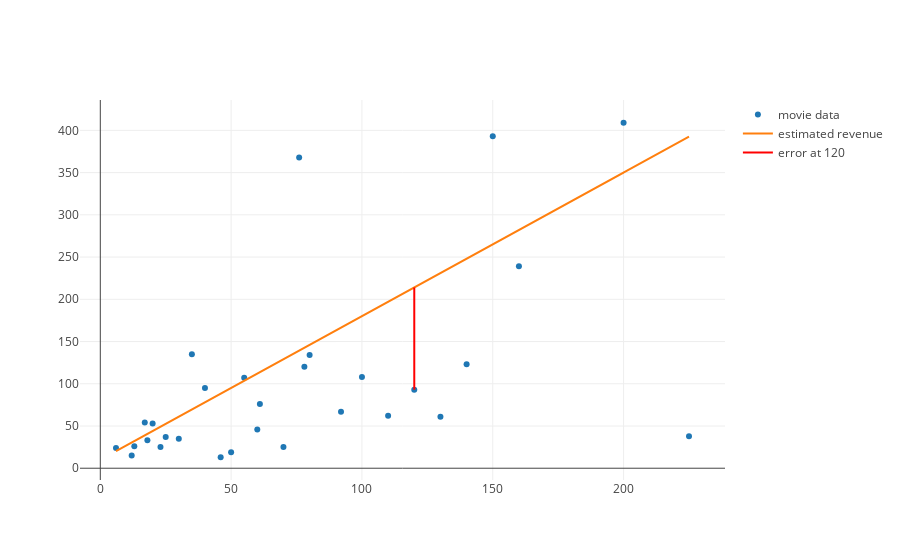

Write notebook code for a chart like this one.
### Code cell
from plotly.offline import iplot, init_notebook_mode
init_notebook_mode(connected=True)
from graph import trace_values, m_b_trace, plot
if x_values and y_values:
    movies_trace = trace_values(x_values, y_values, text=titles, name='movie data')
    regression_trace = m_b_trace(1.7, 10, x_values, name='estimated revenue')
    plot([movies_trace, regression_trace, error_at_120m])

### Figure 1 — Plotly figure (JSON) as saved in the notebook; plotly's stock layout.template omitted (floating-point values rounded to 4 significant figures)
{"data": [{"mode": "markers", "name": "movie data", "text": ["21 &amp; Over", "Dredd 3D", "12 Years a Slave", "2 Guns", "42", "47 Ronin", "A Good Day to Die Hard", "About Time", "After Earth", "August: Osage County", "Beautiful Creatures", "Blue Jasmine", "Captain Phillips", "Carrie", "Cloudy with a Chance of Meatballs 2", "Despicable Me 2", "Don Jon", "Elysium", "Ender&#39;s Game", "Epic", "Escape Plan", "Evil Dead", "Fast and Furious 6", "Frozen", "G.I. Joe: Retaliation", "Gangster Squad", "Grown Ups", "Her", "Identity Thief", "Iron Man 3"], "type": "scatter", "uid": "b037f706-a453-11e9-8188-7f24dad9517e", "x": [13, 46, 20, 61, 40, 225, 92, 12, 130, 25, 50, 18, 55, 30, 78, 76, 6, 120, 110, 100, 70, 17, 160, 150, 140, 60, 80, 23, 35, 200], "y": [26, 13, 53, 76, 95, 38, 67, 15, 61, 37, 19, 33, 107, 35, 120, 368, 24, 93, 62, 108, 25, 54, 239, 393, 123, 46, 134, 25, 135, 409]}, {"mode": "lines", "name": "estimated revenue", "type": "scatter", "uid": "b037f8a0-a453-11e9-8188-7f24dad9517e", "x": [13, 46, 20, 61, 40, 225, 92, 12, 130, 25, 50, 18, 55, 30, 78, 76, 6, 120, 110, 100, 70, 17, 160, 150, 140, 60, 80, 23, 35, 200], "y": [32.1, 88.2, 44, 113.7, 78, 392.5, 166.4, 30.4, 231, 52.5, 95, 40.6, 103.5, 61, 142.6, 139.2, 20.2, 214, 197, 180, 129, 38.9, 282, 265, 248, 112, 146, 49.1, 69.5, 350]}, {"marker": {"color": "red"}, "mode": "lines", "name": "error at 120", "type": "scatter", "uid": "b037f990-a453-11e9-8188-7f24dad9517e", "x": [120, 120], "y": [93, 214]}], "layout": {}}
